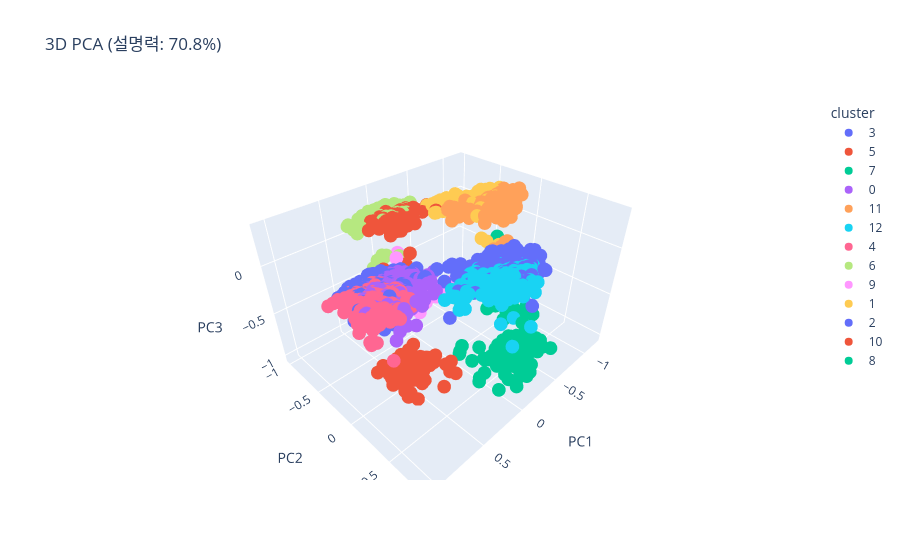

The cell this chart's notebook holds for it:
### Code cell
import plotly.express as px

df_00 = pd.DataFrame(X_pca_3d, columns=['PC1', 'PC2', 'PC3'])
df_00['cluster'] = cluster_labels_k6.astype(str)

fig = px.scatter_3d(df_00, x='PC1', y='PC2', z='PC3', color='cluster',
                    title=f'3D PCA (설명력: {sum(pca_vis_3d.explained_variance_ratio_):.1%})')
fig.show()

### Figure 1 — Plotly figure (JSON) as saved in the notebook; plotly's stock layout.template omitted (floating-point values rounded to 4 significant figures; data arrays with more than 128 entries replaced by an {"elided": "..."} marker saying what was removed)
{"data": [{"hovertemplate": "cluster=3<br>PC1=%{x}<br>PC2=%{y}<br>PC3=%{z}<extra></extra>", "legendgroup": "3", "marker": {"color": "#636efa", "symbol": "circle"}, "mode": "markers", "name": "3", "scene": "scene", "showlegend": true, "type": "scatter3d", "x": {"elided": "510 float values"}, "y": {"elided": "510 float values"}, "z": {"elided": "510 float values"}}, {"hovertemplate": "cluster=5<br>PC1=%{x}<br>PC2=%{y}<br>PC3=%{z}<extra></extra>", "legendgroup": "5", "marker": {"color": "#EF553B", "symbol": "circle"}, "mode": "markers", "name": "5", "scene": "scene", "showlegend": true, "type": "scatter3d", "x": [0.3828, 0.1472, 0.3573, 0.5014, 0.4574, 0.5303, 0.444, 0.242, 0.3674, 0.4179, 0.5632, 0.3299, 0.375, 0.4675, 0.5069, 0.5201, 0.2067, 0.2953, 0.5333, 0.2144, 0.4711, 0.4265, 0.6345, 0.4308, 0.339, 0.4356, 0.4767, 0.2116, 0.5642, 0.4961, 0.3983, 0.4886, 0.2877, 0.502, 0.2912, 0.2907, 0.4524, 0.3136, 0.444, 0.3628, 0.2378, 0.4506, 0.6587, 0.6457, 0.5541, 0.4535, 0.3569, 0.6149, 0.4488, 0.5992, 0.3885, 0.541, 0.571, 0.4671, 0.6072, 0.4928, 0.532, 0.2811, 0.2745, 0.5745, 0.2424, 0.3704, 0.4611, 0.6191, 0.2447, 0.4399, 0.5351, 0.2435, 0.3239, 0.3099, 0.5716, 0.1751, 0.5806, 0.4209, 0.6277, 0.6591, 0.4636, 0.6051, 0.5143, 0.4304, 0.5432, 0.2877, 0.4657, 0.371, 0.649, 0.3968, 0.3231, 0.3475, 0.4074, 0.359, 0.2912, 0.3652, 0.3779, 0.4068, 0.4304, 0.4847, 0.4297, 0.6104, 0.2896, 0.2728, 0.3706, 0.4428], "y": [0.3482, 0.1987, 0.01859, -0.01418, 0.1509, -0.01184, -0.07993, 0.2797, 0.0298, -0.06454, -0.1798, -0.02505, 0.07412, -0.2119, -0.1765, -0.002248, 0.193, 0.02642, -0.1316, 0.01443, 0.01213, -0.03256, 0.1246, -0.003482, -0.1528, -0.007893, -0.2162, 0.321, 0.01887, -0.1567, -0.1686, 0.09269, -0.05821, 0.06677, -0.2205, -0.1923, -0.2146, -0.02753, -0.1143, -0.2011, -0.009626, -0.2053, -0.008341, -0.01151, -0.01421, -0.07387, -0.1306, -0.2233, 0.02493, -0.1315, -0.01791, -0.1734, 0.2155, -0.06048, -0.2311, 0.1889, 0.06023, -0.0137, 0.0003421, -0.2523, 0.07445, -0.01065, 0.08534, 0.1212, -0.02402, 0.01409, -0.05877, 0.02678, -0.02622, -0.02524, -0.01991, 0.0225, 0.1321, -0.08469, 0.162, 0.1967, -0.2251, 0.03551, -0.1693, -0.2234, 0.0001559, 0.06917, -0.05549, -0.2399, -0.2406, 0.02044, -0.1032, -0.03842, -0.1468, 0.06205, 0.0112, 0.003667, -0.1208, -0.1545, 0.1534, 0.04573, -0.222, -0.08777, -0.01303, 0.0416, 0.02533, -0.1363], "z": [-0.9234, -0.8887, -0.9229, -0.94, -0.9407, -0.9457, -0.9413, -0.89, -0.9168, -0.9584, -0.9703, -0.9334, -0.9384, -0.9578, -0.9421, -0.9203, -0.887, -0.9194, -0.9465, -0.9864, -0.9441, -1.014, -0.958, -0.9399, -0.9382, -0.9429, -0.9605, -0.9044, -0.9485, -0.967, -1.029, -0.5347, -0.9088, -0.9514, -0.9286, -0.9251, -0.9437, -0.9268, -0.945, -0.5186, -0.9204, -0.9509, -0.963, -0.9614, -0.9437, -0.9363, -0.9318, -0.9679, -1.031, -0.9668, -0.9393, -0.9579, -1.036, -0.9399, -0.9751, -0.9198, -0.9534, -0.9293, -0.9284, -0.9602, -0.9168, -0.9253, -0.9174, -0.9623, -0.9235, -0.9439, -0.9253, -0.9002, -0.9135, -0.9219, -0.9513, -0.912, -1.018, -0.9312, -0.953, -0.953, -0.9601, -0.9521, -0.9553, -0.9468, -0.9496, -0.9273, -0.9367, -0.9496, -0.9852, -0.9412, -0.9244, -0.9346, -0.9572, -0.9118, -0.9057, -0.9203, -0.9379, -0.9455, -0.9535, -0.9395, -1.027, -0.9721, -0.9138, -0.918, -0.9374, -0.9451]}, {"hovertemplate": "cluster=7<br>PC1=%{x}<br>PC2=%{y}<br>PC3=%{z}<extra></extra>", "legendgroup": "7", "marker": {"color": "#00cc96", "symbol": "circle"}, "mode": "markers", "name": "7", "scene": "scene", "showlegend": true, "type": "scatter3d", "x": {"elided": "191 float values"}, "y": {"elided": "191 float values"}, "z": {"elided": "191 float values"}}, {"hovertemplate": "cluster=0<br>PC1=%{x}<br>PC2=%{y}<br>PC3=%{z}<extra></extra>", "legendgroup": "0", "marker": {"color": "#ab63fa", "symbol": "circle"}, "mode": "markers", "name": "0", "scene": "scene", "showlegend": true, "type": "scatter3d", "x": {"elided": "470 float values"}, "y": {"elided": "470 float values"}, "z": {"elided": "470 float values"}}, {"hovertemplate": "cluster=11<br>PC1=%{x}<br>PC2=%{y}<br>PC3=%{z}<extra></extra>", "legendgroup": "11", "marker": {"color": "#FFA15A", "symbol": "circle"}, "mode": "markers", "name": "11", "scene": "scene", "showlegend": true, "type": "scatter3d", "x": {"elided": "415 float values"}, "y": {"elided": "415 float values"}, "z": {"elided": "415 float values"}}, {"hovertemplate": "cluster=12<br>PC1=%{x}<br>PC2=%{y}<br>PC3=%{z}<extra></extra>", "legendgroup": "12", "marker": {"color": "#19d3f3", "symbol": "circle"}, "mode": "markers", "name": "12", "scene": "scene", "showlegend": true, "type": "scatter3d", "x": {"elided": "269 float values"}, "y": {"elided": "269 float values"}, "z": {"elided": "269 float values"}}, {"hovertemplate": "cluster=4<br>PC1=%{x}<br>PC2=%{y}<br>PC3=%{z}<extra></extra>", "legendgroup": "4", "marker": {"color": "#FF6692", "symbol": "circle"}, "mode": "markers", "name": "4", "scene": "scene", "showlegend": true, "type": "scatter3d", "x": {"elided": "380 float values"}, "y": {"elided": "380 float values"}, "z": {"elided": "380 float values"}}, {"hovertemplate": "cluster=6<br>PC1=%{x}<br>PC2=%{y}<br>PC3=%{z}<extra></extra>", "legendgroup": "6", "marker": {"color": "#B6E880", "symbol": "circle"}, "mode": "markers", "name": "6", "scene": "scene", "showlegend": true, "type": "scatter3d", "x": {"elided": "230 float values"}, "y": {"elided": "230 float values"}, "z": {"elided": "230 float values"}}, {"hovertemplate": "cluster=9<br>PC1=%{x}<br>PC2=%{y}<br>PC3=%{z}<extra></extra>", "legendgroup": "9", "marker": {"color": "#FF97FF", "symbol": "circle"}, "mode": "markers", "name": "9", "scene": "scene", "showlegend": true, "type": "scatter3d", "x": [-0.4262, -0.09466, -0.2899, -0.2038, -0.1781, -0.08405, -0.2578, -0.3486, -0.2244, -0.2761, -0.08033, -0.09199, -0.6021, -0.3102, -0.1072, -0.6857, -0.1107, -0.08687, -0.2605, -0.1827, -0.1919, -0.2455, -0.6027, -0.2983, -0.2597, -0.153, -0.2269, -0.2839, -0.1707, -0.3177, -0.2246, -0.1555, -0.2247, -0.2843, -0.1645, -0.2716, -0.2425, -0.1997, -0.05764, -0.2174, -0.3261, -0.1471, -0.1727, -0.003133, -0.1387, -0.1874, -0.2579, -0.101, -0.2352, -0.2001, -0.2081, -0.08791, -0.2514, -0.472, -0.231, -0.4017, -0.2412, -0.3251, -0.2229, -0.3342, -0.1699, -0.1339, -0.2553, -0.2329, -0.4191, -0.1987, -0.2441, -0.09714, -0.2815, -0.5244], "y": [-0.9437, -0.8058, -0.6361, -0.8605, -0.889, -0.6987, -0.8606, -0.874, -0.8705, -0.7021, -0.7274, -0.8281, -0.5311, -0.9133, -0.9562, -0.5447, -0.9333, -0.8352, -0.9536, -0.7075, -0.9544, -0.8993, -0.4911, -0.9047, -0.7118, -0.895, -0.8565, -0.9021, -0.7283, -0.8868, -0.9065, -0.8931, -0.908, -0.908, -0.6102, -0.9006, -0.9251, -0.9071, -0.9402, -0.8706, -0.7473, -0.5457, -0.6213, -0.7415, -0.8764, -0.8874, -0.6948, -0.8902, -0.9816, -0.9469, -0.93, -0.8573, -0.8558, -0.5138, -0.9063, -0.896, -0.6357, -0.7304, -0.6758, -0.844, -0.9085, -0.7565, -0.7877, -0.6698, -0.5826, -0.9291, -0.5536, -0.715, -0.8952, -0.5139], "z": [-0.8034, -0.333, -0.8021, -0.8372, -0.3409, -0.8494, -0.8281, -0.8185, -0.8343, -0.8056, -0.8353, -0.8397, -0.7299, -0.8206, -0.8375, -0.7408, -0.8479, -0.8392, -0.8306, -0.817, -0.8386, -0.8343, -0.7554, -0.8269, -0.8053, -0.8421, -0.8113, -0.8288, -0.83, -0.8209, -0.8329, -0.8304, -0.837, -0.8266, -0.8285, -0.8181, -0.8317, -0.8356, -0.8554, -0.3924, -0.8078, -0.9001, -0.83, -0.8553, -0.8314, -0.8258, -0.8167, -0.8336, -0.8368, -0.8402, -0.8337, -0.832, -0.3916, -0.7764, -0.8224, -0.8075, -0.8892, -0.8101, -0.8268, -0.8061, -0.8422, -0.8197, -0.8213, -0.82, -0.858, -0.8387, -0.8268, -0.8493, -0.8261, -0.7451]}, {"hovertemplate": "cluster=1<br>PC1=%{x}<br>PC2=%{y}<br>PC3=%{z}<extra></extra>", "legendgroup": "1", "marker": {"color": "#FECB52", "symbol": "circle"}, "mode": "markers", "name": "1", "scene": "scene", "showlegend": true, "type": "scatter3d", "x": {"elided": "183 float values"}, "y": {"elided": "183 float values"}, "z": {"elided": "183 float values"}}, {"hovertemplate": "cluster=2<br>PC1=%{x}<br>PC2=%{y}<br>PC3=%{z}<extra></extra>", "legendgroup": "2", "marker": {"color": "#636efa", "symbol": "circle"}, "mode": "markers", "name": "2", "scene": "scene", "showlegend": true, "type": "scatter3d", "x": {"elided": "287 float values"}, "y": {"elided": "287 float values"}, "z": {"elided": "287 float values"}}, {"hovertemplate": "cluster=10<br>PC1=%{x}<br>PC2=%{y}<br>PC3=%{z}<extra></extra>", "legendgroup": "10", "marker": {"color": "#EF553B", "symbol": "circle"}, "mode": "markers", "name": "10", "scene": "scene", "showlegend": true, "type": "scatter3d", "x": {"elided": "186 float values"}, "y": {"elided": "186 float values"}, "z": {"elided": "186 float values"}}, {"hovertemplate": "cluster=8<br>PC1=%{x}<br>PC2=%{y}<br>PC3=%{z}<extra></extra>", "legendgroup": "8", "marker": {"color": "#00cc96", "symbol": "circle"}, "mode": "markers", "name": "8", "scene": "scene", "showlegend": true, "type": "scatter3d", "x": {"elided": "155 float values"}, "y": {"elided": "155 float values"}, "z": {"elided": "155 float values"}}], "layout": {"legend": {"title": {"text": "cluster"}, "tracegroupgap": 0}, "scene": {"domain": {"x": [0, 1], "y": [0, 1]}, "xaxis": {"title": {"text": "PC1"}}, "yaxis": {"title": {"text": "PC2"}}, "zaxis": {"title": {"text": "PC3"}}}, "title": {"text": "3D PCA (설명력: 70.8%)"}}}
